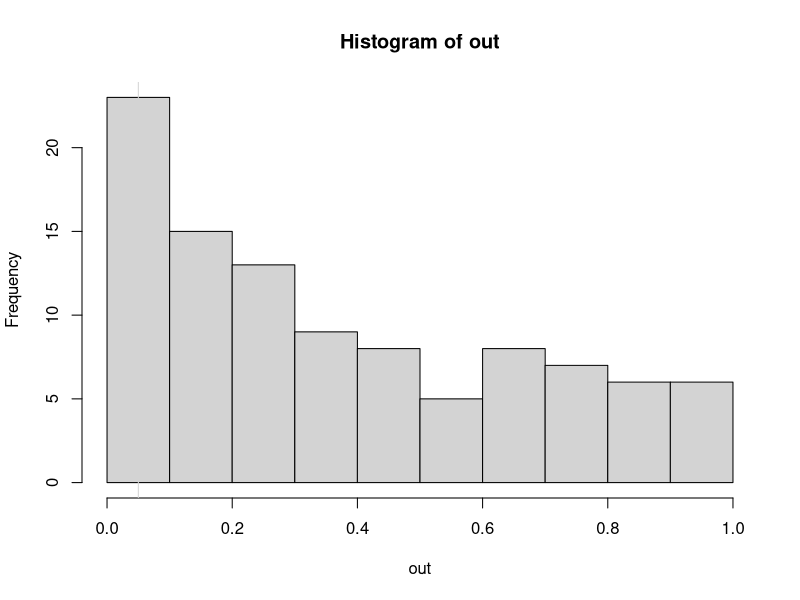

Reproduce this figure in R.
set.seed(1)
# https://stats.stackexchange.com/questions/35940/simulation-of-logistic-regression-power-analysis-designed-experiments
repetitions = 1000
N = 10000
n = N/8
var1  = c(   .03,    .03,    .03,    .03,    .06,    .06,    .09,   .09)
var2  = c(     0,      0,      0,      1,      0,      1,      0,     1)
rates = c(0.0025, 0.0025, 0.0025, 0.00395, 0.003, 0.0042, 0.0035, 0.002)

var1    = rep(var1, times=n)
var2    = rep(var2, times=n)
var12   = var1**2
var1x2  = var1 *var2
var12x2 = var12*var2

significant = matrix(nrow=repetitions, ncol=7)

startT = proc.time()[3]
for(i in 1:repetitions){
  responses          = rbinom(n=N, size=1, prob=rates)
  model              = glm(responses~var1+var2+var12+var1x2+var12x2, 
                           family=binomial(link="logit"))
  significant[i,1:5] = (summary(model)$coefficients[2:6,4]<.05)
  significant[i,6]   = sum(significant[i,1:5])
  modelDev           = model$null.deviance-model$deviance
  significant[i,7]   = (1-pchisq(modelDev, 5))<.05
}
endT = proc.time()[3]
endT-startT

sum(significant[,1])/repetitions 

#######################

mydat <- data.frame( v1 = rep( c(3,6,9), each=2 ),
                     v2 = rep( 0:1, 3 ), 
                     resp=c(0.0025, 0.00395, 0.003, 0.0042, 0.0035, 0.002) )

fit0 <- glm( resp ~ poly(v1, 2, raw=TRUE)*v2, data=mydat,
             weight=rep(100000,6), family=binomial)
b0 <- coef(fit0)


simfunc <- function( beta=b0, n=10000 ) {
  w <- sample(1:6, n, replace=TRUE, prob=c(3, rep(1,5)))
  mydat2 <- mydat[w, 1:2]
  eta <- with(mydat2,  cbind( 1, v1, 
                              v1^2, v2,
                              v1*v2,
                              v1^2*v2 ) %*% beta )
  p <- exp(eta)/(1+exp(eta))
  mydat2$resp <- rbinom(n, 1, p)
  
  fit1 <- glm( resp ~ poly(v1, 2)*v2, data=mydat2,
               family=binomial)
  fit2 <- update(fit1, .~ poly(v1,2) )
  anova(fit1,fit2, test='Chisq')[2,5]
}

out <- replicate(100, simfunc(b0, 10000))
mean( out <= 0.05 )
hist(out)
abline(v=0.05, col='lightgrey')